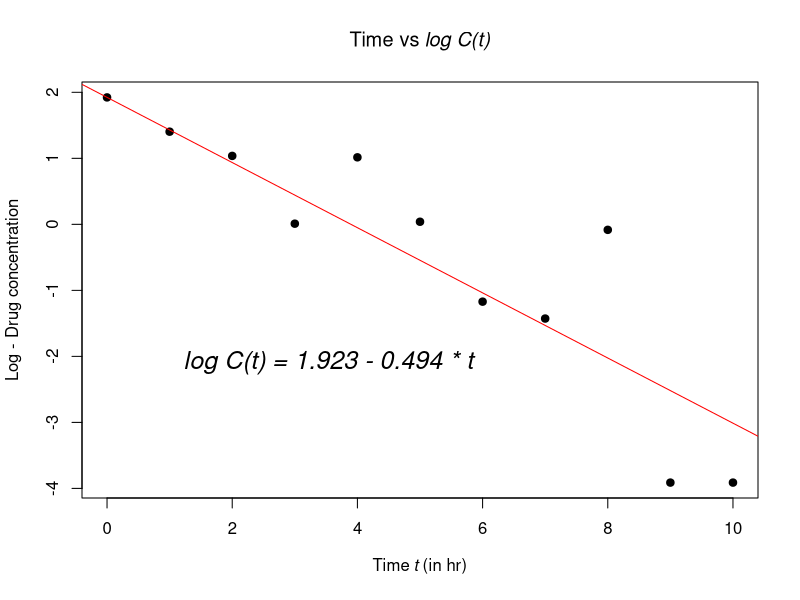

The R source for this figure:
df <- data.frame(time = as.integer(seq(0, 10, 1)),
                 conc = c(6.84, 4.07, 2.82, 1.01, 2.76, 1.04,
                          0.31, 0.24, 0.92, 0.02, 0.02))

df$logC <- log(df$conc)

inter <- df$logC[1]
slr <- lm(logC ~ 0 + time, data = df, offset = rep(inter, length(df$logC)))
beta0 <- round(df$logC[1], 3)
beta1 <- round(-coef(slr), 3)
fit <- paste("log C(t) = ", beta0, " - ", beta1, " * t", sep = "")

png(filename = "HW2Q3.png", width = 500, height = 500, units = "px")
plot(df$time, df$logC, pch = 19,
     main = expression("Time vs"~italic("log C(t)")),
     xlab = expression("Time"~italic("t")~"(in hr)"),
     ylab = "Log - Drug concentration")
     
abline(inter, coef(slr), col = "red")
legend(0.5, -1.6, legend = c(fit), box.lty = 0, text.font = 3,
       pt.cex = 10, cex = 1.5)
dev.off()